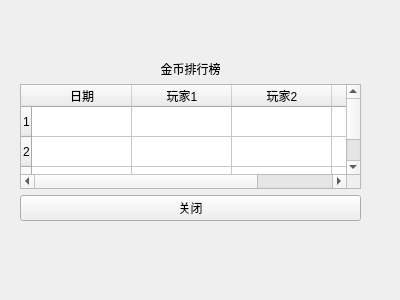
<?xml version="1.0" encoding="UTF-8"?>
<ui version="4.0">
 <class>RankPanel</class>
 <widget class="QWidget" name="RankPanel">
  <property name="geometry">
   <rect>
    <x>0</x>
    <y>0</y>
    <width>400</width>
    <height>300</height>
   </rect>
  </property>
  <property name="windowTitle">
   <string>Form</string>
  </property>
  <widget class="QWidget" name="verticalLayoutWidget">
   <property name="geometry">
    <rect>
     <x>20</x>
     <y>60</y>
     <width>341</width>
     <height>161</height>
    </rect>
   </property>
   <layout class="QVBoxLayout" name="verticalLayout">
    <item>
     <widget class="QLabel" name="label">
      <property name="text">
       <string>金币排行榜</string>
      </property>
      <property name="alignment">
       <set>Qt::AlignmentFlag::AlignCenter</set>
      </property>
     </widget>
    </item>
    <item>
     <widget class="QTableWidget" name="tableWidget">
      <row/>
      <row/>
      <row/>
      <column>
       <property name="text">
        <string>日期</string>
       </property>
      </column>
      <column>
       <property name="text">
        <string>玩家1</string>
       </property>
      </column>
      <column>
       <property name="text">
        <string>玩家2</string>
       </property>
      </column>
      <column>
       <property name="text">
        <string>胜者</string>
       </property>
      </column>
     </widget>
    </item>
    <item>
     <widget class="QPushButton" name="pushButton">
      <property name="text">
       <string>关闭</string>
      </property>
     </widget>
    </item>
   </layout>
  </widget>
 </widget>
 <resources/>
 <connections/>
</ui>
